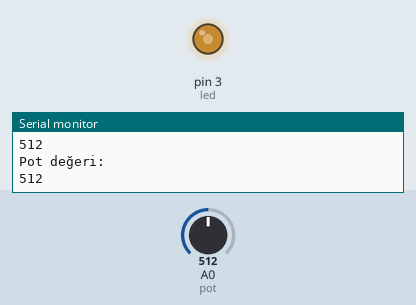
Recording of a sketch running on a simulated Arduino Uno, built with avr-gcc and run on an emulated ATmega328P. Shown: output pins drawn as LEDs (lit = HIGH), the last lines printed to the serial monitor. The inputs (shaded band) are chosen by the test bench; at power-on: A0 (pot) = 512.

Above: at 1.2 s.
1.3 s: A0 (pot) set to 716
At 2.5 s:
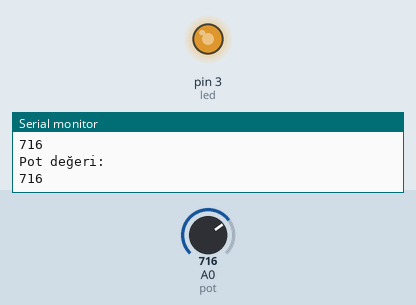
2.9 s: A0 (pot) set to 900
At 3.9 s:
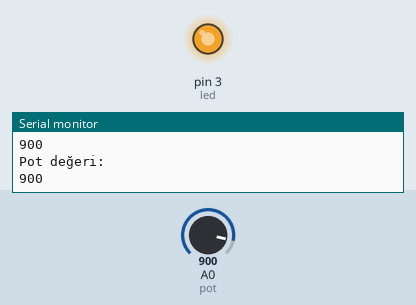
4.5 s: A0 (pot) set to 122
At 5.4 s:
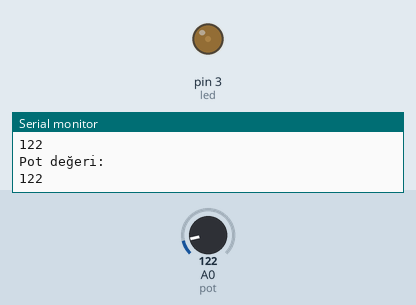
6.1 s: A0 (pot) set to 0
At 6.8 s:
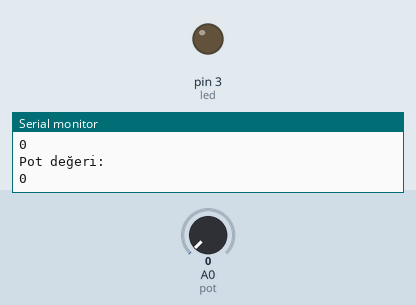
Timing chart, 0 to 8.7 s (numbered marks = the images above; inputs shaded):
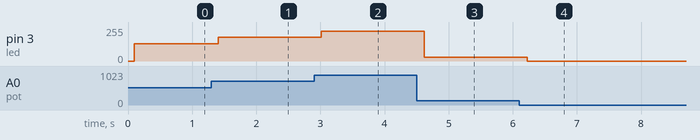

The sketch:

ard-potansiyo.ino
```cpp
//gece lambası pro
//----------------------
//malzemeler
//potansiyometre mod.
//pinoo
//led
//pwm pin255.75

int pot = A0;
int led = 3;

void setup() {
  //bir kere çalışır

  pinMode(pot, INPUT); //fiziksel müdahalede bulunucağımız için input çektik
  pinMode(led, OUTPUT); //yesil led output çektik
  Serial.begin(9600);

}
void loop() {

  int potdeger = analogRead(pot);
  Serial.println("Pot değeri:");
  Serial.println(potdeger);
  delay(100);
  analogWrite(led, potdeger / 4); // 1023/4 işlemi ile
 /*
  *  pwm 0-255 arası çalışır
  */
}
```

Measured:
- after the input at 1.3 s, pin 3 (led): 128/255 → 179/255 after 0.11 s
- after the input at 2.9 s, pin 3 (led): 179/255 → 225/255 after 0.11 s
- after the input at 4.5 s, pin 3 (led): 225/255 → 30/255 after 0.12 s
- after the input at 6.1 s, pin 3 (led): 30/255 → 0/255 after 0.13 s
